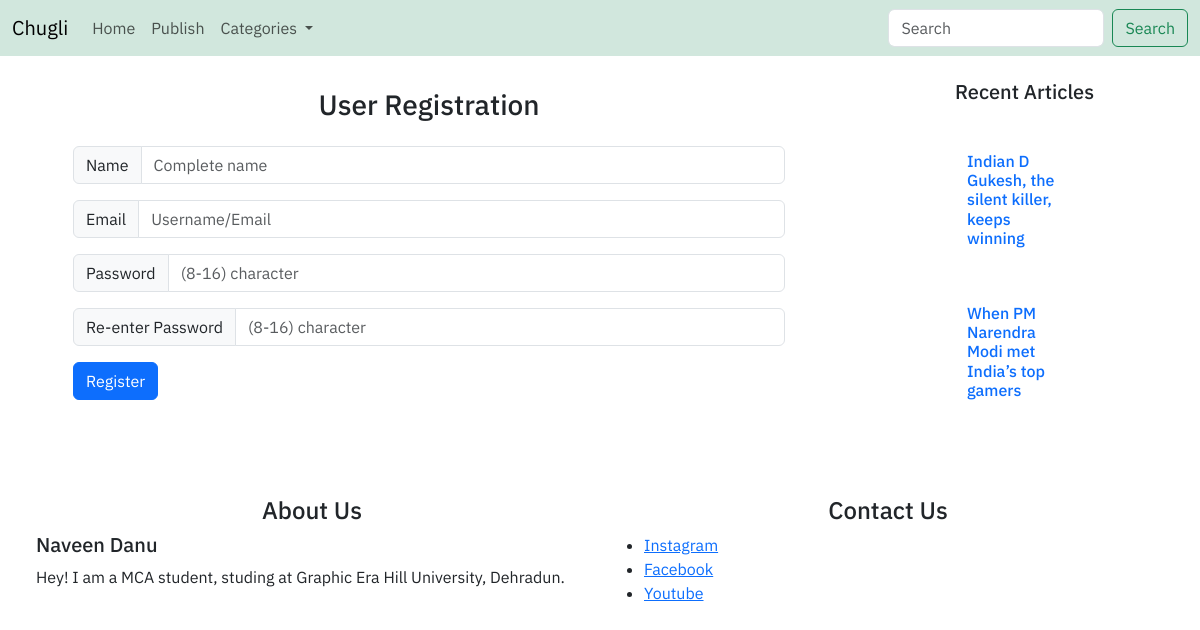
/registration.php, run on the app's committed database.
### tables this page shows
CREATE TABLE `articles` (
  `a_id` int(11) NOT NULL,
  `title` text NOT NULL,
  `author` varchar(50) NOT NULL,
  `description` text NOT NULL,
  `article` text NOT NULL,
  `image` text NOT NULL,
  `category` text NOT NULL,
  `status` text NOT NULL
);

### login.php (called while the page is built, shortened)
<?php
$login = '';
?>

### registration.php (the view, shortened to what this page needs)
<?php
include 'login.php';
$query = 'SELECT * FROM articles ORDER BY articles.a_id DESC';
$related_results = mysqli_query($conn, $query);
$registration_status = '';
?>
<!DOCTYPE html>
<html lang="en">
<head>
    <link href="https://cdn.jsdelivr.net/npm/bootstrap@5.3.3/dist/css/bootstrap.min.css" rel="stylesheet">
</head>
<body style='font-family: "IBM Plex Sans", sans-serif;'>
    <nav class="navbar navbar-expand-lg bg-success-subtle">
        <div class="container-fluid">
            <a class="navbar-brand" href="index.php<?php
                                                    if ($login != 'fail' && $login != '') {
                                                        echo '?login=' . $login;
                                                    }
                                                    ?>">Chugli</a>
            <div class="collapse navbar-collapse" id="navbarSupportedContent">
                <ul class="navbar-nav me-auto mb-2 mb-lg-0">
                    <li class="nav-item">
                    <li class="nav-item">
                        <a class="nav-link" aria-current="page" href="index.php<?php
                                                                                if ($login != 'fail' && $login != '') {
                                                                                    echo '?login=' . $login;
                                                                                }
                                                                                ?>">Home</a>
                    </li>
                    </li>
                    <li class="nav-item">
                        <a class="nav-link" href="publish.php<?php
                                                                if ($login != 'fail' && $login != '') {
                                                                    echo '?login=' . $login;
                                                                }
                                                                ?>">Publish</a>
                    </li>
                    <li class="nav-item dropdown">
                        <a class="nav-link dropdown-toggle" href="#" role="button" data-bs-toggle="dropdown" aria-expanded="false">
                            Categories
                        </a>
                    </li>
                </ul>
                <div class="d-flex">
                    <form class="d-flex" role="search" action='search_page.php<?php
                                                                                if ($login != 'fail' && $login != '') {
                                                                                    echo '?login=' . $login;
                                                                                }
                                                                                ?>' method='post'>
                        <input class="form-control me-2" name='search' type="search" placeholder="Search" aria-label="Search">
                        <button class="btn btn-outline-success" type="submit">Search</button>
                    </form>
                </div>
            </div>
        </div>
    </nav>
    <div class="container-fluid my-3 row">
        <section class="container col-8">
            <div class='container-fluid row mt-2 mb-4' style="<?php
                                                                if ($registration_status != '' || $login != '') {
                                                                    echo 'display: none;';
                                                                }
                                                                ?>">
                <h3 class="h3 mb-4 mt-2 text-center">User Registration</h3>
                <form action="" role='register' method='post'>
                    <div class="input-group mb-3">
                        <span class="input-group-text" id="basic-addon1">Name</span>
                        <input name="name" type="text" class="form-control" placeholder="Complete name" aria-label="Complete name" aria-describedby="basic-addon1">
                    </div>
                    <div class="input-group mb-3">
                        <span class="input-group-text" id="basic-addon1">Email</span>
                        <input name="email" type="email" class="form-control" placeholder="Username/Email" aria-label="username/email" aria-describedby="basic-addon1">
                    </div>
                    <div class="input-group mb-3">
                        <span class="input-group-text" id="basic-addon1">Password</span>
                        <input name="password" type="password" class="form-control" placeholder="(8-16) character" aria-label="(8-16) character" aria-describedby="basic-addon1">
                    </div>
                    <div class="input-group mb-3">
                        <span class="input-group-text" id="basic-addon1">Re-enter Password</span>
                        <input name="re_password" type="password" class="form-control" placeholder="(8-16) character" aria-label="(8-16) character" aria-describedby="basic-addon1">
                    </div>
                    <button type="submit" name='submit' class="btn btn-primary mb-3">Register</button>
                </form>
            </div>
        </section>
        <aside class="container-fluid col-2">
            <div class="container-fluid mt-2">
                <h5 class="h5">Recent Articles</h5>
                <?php
                while ($related = mysqli_fetch_assoc($related_results)) {
                    echo '<a style="text-decoration :none;" href="complete_article.php?a_id=' . $related['a_id'] . '&login=' . $login . '">
                    <article class="container-fluid row my-5">
                    <h6 class="h6">' . $related['title'] . '</h6>
                    </article>
                    </a>';
                }
                ?>
            </div>
        </aside>
    </div>
    <div class="container-fluid position-realtive bottom-0 end-0 text-start">
        <div class="row align-items p-4">
            <div class="col position-relative">
                <h4 class="h4 text-center">About Us</h4>
                <h5 class='h5'>Naveen Danu</h5>
                <p>Hey! I am a MCA student, studing at Graphic Era Hill University, Dehradun.</p>
            </div>
            <div class="col">
                <h4 class="h4 text-center">Contact Us</h4>
                <ul>
                    <li><a href="#">Instagram</a></li>
                    <li><a href="#">Facebook</a></li>
                    <li><a href="#">Youtube</a></li>
                </ul>
            </div>
        </div>
    </div>
</body>
</html>

### data on the page
articles: title "Indian D Gukesh, the silent killer, keeps winning"
articles: title "When PM Narendra Modi met India’s top gamers"
